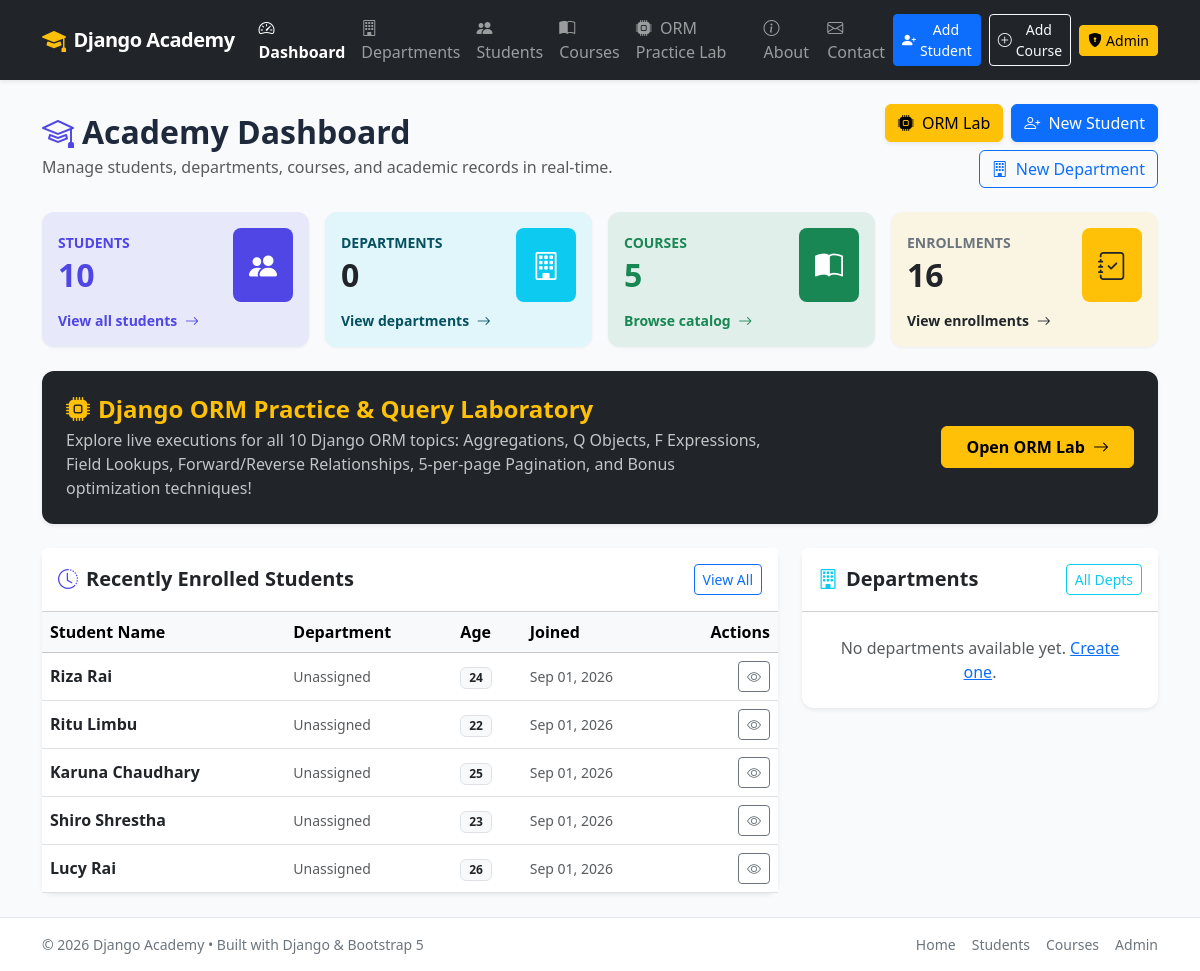
Before: / with the older database file.
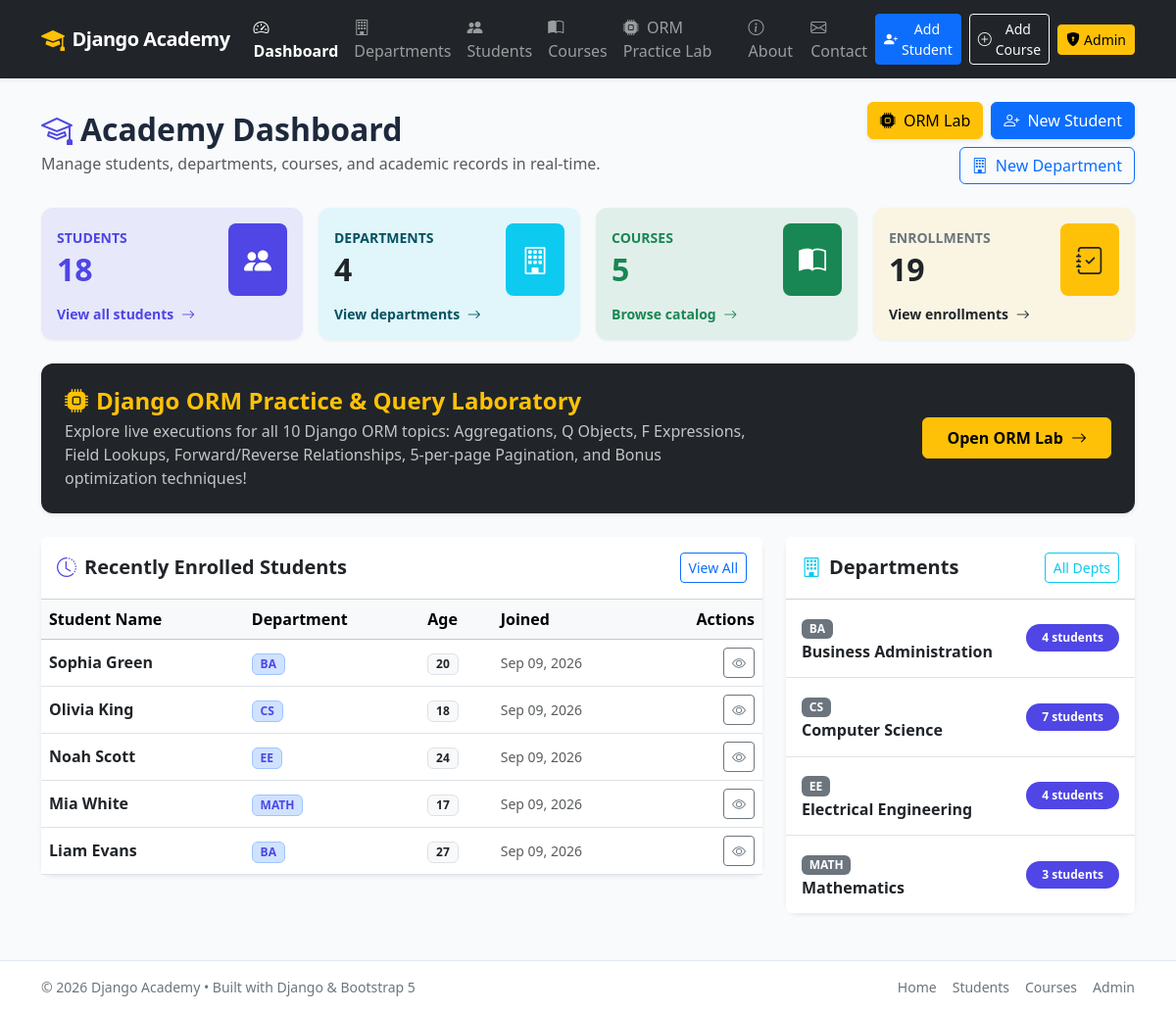
After: the same page with the newer database file.
### students/models.py (models this page shows, shortened)
class Student(models.Model):
    name = models.CharField(max_length=100)
    email = models.EmailField(unique=True)
    age = models.PositiveIntegerField()
    department = models.ForeignKey(
        Department,
        on_delete=models.SET_NULL,
        null=True,
        blank=True,
        related_name="students"
    )
    bio = models.TextField(blank=True)
    joined_date = models.DateTimeField(auto_now_add=True)
    is_deleted = models.BooleanField(
        default=False,
        help_text="Designates whether this student is soft-deleted."
    )
    objects = StudentManager()           # Default manager filters out soft-deleted
    all_objects = models.Manager()       # Returns all students including soft-deleted
    class Meta:
        ordering = ['-joined_date']

class Department(models.Model):
    name = models.CharField(max_length=100, unique=True)
    code = models.CharField(max_length=20, unique=True, help_text="e.g. CS, EE, BBA")
    description = models.TextField(blank=True)
    created_at = models.DateTimeField(default=timezone.now)
    class Meta:
        ordering = ['code', 'name']

### students/views.py (the view)
# urls.py: path('', views.home, name='home'),
def home(request):
    total_students = Student.objects.count()
    total_departments = Department.objects.count()
    total_courses = Course.objects.count()
    total_enrollments = Enrollment.objects.count()
    recent_students = Student.objects.select_related('department').order_by('-joined_date')[:5]
    recent_courses = Course.objects.annotate(active_count=Count('enrollments')).order_by('-created_at')[:4]
    departments = Department.objects.annotate(
        active_count=Count('students', filter=Q(students__is_deleted=False))
    )
    context = {
        'total_students': total_students,
        'total_departments': total_departments,
        'total_courses': total_courses,
        'total_enrollments': total_enrollments,
        'recent_students': recent_students,
        'recent_courses': recent_courses,
        'departments': departments,
        'today': timezone.now(),
    }
    return render(request, 'students/home.html', context)

### students/templates/students/home.html (shortened to what this page needs)
{% extends 'students/base.html' %}
{% block content %}
<div class="row align-items-center mb-4">
    <div class="col-md-7">
        <h1 class="h2 fw-bold mb-1">
            <i class="bi bi-mortarboard text-primary me-2"></i>Academy Dashboard
        </h1>
        <p class="text-muted mb-0">Manage students, departments, courses, and academic records in real-time.</p>
    </div>
    <div class="col-md-5 text-md-end mt-3 mt-md-0 d-flex justify-content-md-end gap-2 flex-wrap">
        <a href="{% url 'orm_lab' %}" class="btn btn-warning shadow-sm">
            <i class="bi bi-cpu-fill me-1"></i> ORM Lab
        </a>
        <a href="{% url 'student_create' %}" class="btn btn-primary shadow-sm">
            <i class="bi bi-person-plus me-1"></i> New Student
        </a>
        <a href="{% url 'department_create' %}" class="btn btn-outline-primary">
            <i class="bi bi-building me-1"></i> New Department
        </a>
    </div>
</div>
<div class="row g-3 mb-4">
    <div class="col-sm-6 col-lg-3">
        <div class="card p-3 border-0 bg-primary bg-opacity-10 text-primary h-100">
            <div class="d-flex justify-content-between align-items-center">
                <div>
                    <h6 class="text-uppercase fw-semibold mb-1 small text-primary">Students</h6>
                    <h2 class="fw-bold mb-0">{{ total_students }}</h2>
                </div>
                <div class="bg-primary text-white p-3 rounded-3">
                    <i class="bi bi-people-fill fs-3"></i>
                </div>
            </div>
            <a href="{% url 'student_list' %}" class="stretched-link mt-2 text-primary fw-semibold small text-decoration-none">
                View all students <i class="bi bi-arrow-right ms-1"></i>
            </a>
        </div>
    </div>
    <div class="col-sm-6 col-lg-3">
        <div class="card p-3 border-0 bg-info bg-opacity-10 text-info-emphasis h-100">
            <div class="d-flex justify-content-between align-items-center">
                <div>
                    <h6 class="text-uppercase fw-semibold mb-1 small text-info-emphasis">Departments</h6>
                    <h2 class="fw-bold mb-0 text-dark">{{ total_departments }}</h2>
                </div>
                <div class="bg-info text-white p-3 rounded-3">
                    <i class="bi bi-building fs-3"></i>
                </div>
            </div>
            <a href="{% url 'department_list' %}" class="stretched-link mt-2 text-info-emphasis fw-semibold small text-decoration-none">
                View departments <i class="bi bi-arrow-right ms-1"></i>
            </a>
        </div>
    </div>
    <div class="col-sm-6 col-lg-3">
        <div class="card p-3 border-0 bg-success bg-opacity-10 text-success h-100">
            <div class="d-flex justify-content-between align-items-center">
                <div>
                    <h6 class="text-uppercase fw-semibold mb-1 small text-success">Courses</h6>
                    <h2 class="fw-bold mb-0">{{ total_courses }}</h2>
                </div>
                <div class="bg-success text-white p-3 rounded-3">
                    <i class="bi bi-book-half fs-3"></i>
                </div>
            </div>
            <a href="{% url 'course_list' %}" class="stretched-link mt-2 text-success fw-semibold small text-decoration-none">
                Browse catalog <i class="bi bi-arrow-right ms-1"></i>
            </a>
        </div>
    </div>
    <div class="col-sm-6 col-lg-3">
        <div class="card p-3 border-0 bg-warning bg-opacity-10 text-dark h-100">
            <div class="d-flex justify-content-between align-items-center">
                <div>
                    <h6 class="text-uppercase fw-semibold mb-1 small text-secondary">Enrollments</h6>
                    <h2 class="fw-bold mb-0">{{ total_enrollments }}</h2>
                </div>
                <div class="bg-warning text-dark p-3 rounded-3">
                    <i class="bi bi-journal-check fs-3"></i>
                </div>
            </div>
            <a href="{% url 'student_list' %}" class="stretched-link mt-2 text-dark fw-semibold small text-decoration-none">
                View enrollments <i class="bi bi-arrow-right ms-1"></i>
            </a>
        </div>
    </div>
</div>
<div class="card border-0 bg-dark text-white p-4 mb-4 shadow-sm">
    <div class="row align-items-center">
        <div class="col-md-8">
            <h4 class="fw-bold mb-1 text-warning">
                <i class="bi bi-cpu-fill me-2"></i>Django ORM Practice &amp; Query Laboratory
            </h4>
            <p class="mb-0 text-light opacity-75">
                Explore live executions for all 10 Django ORM topics: Aggregations, Q Objects, F Expressions, Field Lookups, Forward/Reverse Relationships, 5-per-page Pagination, and Bonus optimization techniques!
            </p>
        </div>
        <div class="col-md-4 text-md-end mt-3 mt-md-0">
            <a href="{% url 'orm_lab' %}" class="btn btn-warning fw-bold px-4 py-2">
                Open ORM Lab <i class="bi bi-arrow-right ms-1"></i>
            </a>
        </div>
    </div>
</div>
<div class="row g-4">
    <div class="col-lg-8">
        <div class="card shadow-sm border-0">
            <div class="card-header bg-white py-3 d-flex justify-content-between align-items-center">
                <h5 class="card-title fw-bold mb-0">
                    <i class="bi bi-clock-history me-2 text-primary"></i>Recently Enrolled Students
                </h5>
                <a href="{% url 'student_list' %}" class="btn btn-sm btn-outline-primary">View All</a>
            </div>
            <div class="table-responsive">
                <table class="table table-hover align-middle mb-0">
                    <thead class="table-light">
                        <tr>
                            <th>Student Name</th>
                            <th>Department</th>
                            <th>Age</th>
                            <th>Joined</th>
                            <th class="text-end">Actions</th>
                        </tr>
                    </thead>
                    <tbody>
                        {% for student in recent_students %}
                        <tr>
                            <td class="fw-semibold">
                                <a href="{% url 'student_detail' student.pk %}" class="text-decoration-none text-dark">
                                    {{ student.name }}
                                </a>
                            </td>
                            <td>
                                {% if student.department %}
                                    <span class="badge bg-primary-subtle text-primary border border-primary-subtle">
                                        {{ student.department.code }}
                                    </span>
                                {% else %}
                                    <span class="text-muted small">Unassigned</span>
                                {% endif %}
                            </td>
                            <td><span class="badge bg-light text-dark border">{{ student.age }}</span></td>
                            <td><small class="text-muted">{{ student.joined_date|date:"M d, Y" }}</small></td>
                            <td class="text-end">
                                <a href="{% url 'student_detail' student.pk %}" class="btn btn-sm btn-outline-secondary" title="View Profile">
                                    <i class="bi bi-eye"></i>
                                </a>
                            </td>
                        </tr>
                        {% endfor %}
                    </tbody>
                </table>
            </div>
        </div>
    </div>
    <div class="col-lg-4">
        <div class="card shadow-sm border-0 mb-4">
            <div class="card-header bg-white py-3 d-flex justify-content-between align-items-center">
                <h5 class="card-title fw-bold mb-0">
                    <i class="bi bi-building me-2 text-info"></i>Departments
                </h5>
                <a href="{% url 'department_list' %}" class="btn btn-sm btn-outline-info">All Depts</a>
            </div>
            <div class="list-group list-group-flush">
                {% for dept in departments %}
                <div class="list-group-item d-flex justify-content-between align-items-center py-3">
                    <div>
                        <span class="badge bg-secondary mb-1">{{ dept.code }}</span>
                        <h6 class="mb-0 fw-semibold">
                            <a href="{% url 'department_detail' dept.pk %}" class="text-decoration-none text-dark">
                                {{ dept.name }}
                            </a>
                        </h6>
                    </div>
                    <span class="badge bg-primary rounded-pill px-3 py-2">
                        {{ dept.active_count }} students
                    </span>
                </div>
                {% empty %}
                <div class="p-4 text-center text-muted">
                    No departments available yet. <a href="{% url 'department_create' %}">Create one</a>.
                </div>
                {% endfor %}
            </div>
        </div>
    </div>
</div>
{% endblock %}

### students/templates/students/base.html (shortened to what this page needs)
{% load static %}
<!DOCTYPE html>
<html lang="en">
<head>
    <link href="https://cdn.jsdelivr.net/npm/bootstrap@5.3.3/dist/css/bootstrap.min.css" rel="stylesheet">
    <link rel="stylesheet" href="https://cdn.jsdelivr.net/npm/bootstrap-icons@1.11.3/font/bootstrap-icons.min.css">
</head>
<body>
    {% include 'students/components/header.html' %}
    <main class="container my-4">
        {% block content %}
        {% endblock %}
    </main>
    {% include 'students/components/footer.html' %}
</body>
</html>

### students/templates/students/components/header.html (shortened to what this page needs)
<nav class="navbar navbar-expand-lg navbar-dark bg-dark sticky-top shadow-sm">
    <div class="container">
        <a class="navbar-brand d-flex align-items-center gap-2" href="{% url 'home' %}">
            <i class="bi bi-mortarboard-fill text-warning fs-4"></i>
            <span>Django Academy</span>
        </a>
        <div class="collapse navbar-collapse" id="navbarMain">
            <ul class="navbar-nav me-auto mb-2 mb-lg-0">
                <li class="nav-item">
                    <a class="nav-link {% if request.resolver_match.url_name == 'home' %}active fw-semibold{% endif %}" href="{% url 'home' %}">
                        <i class="bi bi-speedometer2 me-1"></i> Dashboard
                    </a>
                </li>
                <li class="nav-item">
                    <a class="nav-link {% if 'department' in request.resolver_match.url_name %}active fw-semibold{% endif %}" href="{% url 'department_list' %}">
                        <i class="bi bi-building me-1"></i> Departments
                    </a>
                </li>
                <li class="nav-item">
                    <a class="nav-link {% if 'student' in request.resolver_match.url_name %}active fw-semibold{% endif %}" href="{% url 'student_list' %}">
                        <i class="bi bi-people-fill me-1"></i> Students
                    </a>
                </li>
                <li class="nav-item">
                    <a class="nav-link {% if 'course' in request.resolver_match.url_name %}active fw-semibold{% endif %}" href="{% url 'course_list' %}">
                        <i class="bi bi-book-half me-1"></i> Courses
                    </a>
                </li>
                <li class="nav-item">
                    <a class="nav-link {% if request.resolver_match.url_name == 'orm_lab' %}active fw-semibold text-warning{% endif %}" href="{% url 'orm_lab' %}">
                        <i class="bi bi-cpu-fill me-1"></i> ORM Practice Lab
                    </a>
                </li>
                <li class="nav-item">
                    <a class="nav-link {% if request.resolver_match.url_name == 'about' %}active fw-semibold{% endif %}" href="{% url 'about' %}">
                        <i class="bi bi-info-circle me-1"></i> About
                    </a>
                </li>
                <li class="nav-item">
                    <a class="nav-link {% if request.resolver_match.url_name == 'contact' %}active fw-semibold{% endif %}" href="{% url 'contact' %}">
                        <i class="bi bi-envelope me-1"></i> Contact
                    </a>
                </li>
            </ul>
            <div class="d-flex align-items-center gap-2">
                <a href="{% url 'student_create' %}" class="btn btn-primary btn-sm d-flex align-items-center gap-1 shadow-sm">
                    <i class="bi bi-person-plus-fill"></i>
                    <span>Add Student</span>
                </a>
                <a href="{% url 'course_create' %}" class="btn btn-outline-light btn-sm d-flex align-items-center gap-1">
                    <i class="bi bi-plus-circle"></i>
                    <span>Add Course</span>
                </a>
                <a href="/admin/" target="_blank" class="btn btn-warning btn-sm d-flex align-items-center gap-1" title="Django Admin Panel">
                    <i class="bi bi-shield-lock-fill"></i>
                    <span>Admin</span>
                </a>
            </div>
        </div>
    </div>
</nav>

### students/templates/students/components/footer.html
<footer class="footer py-3 text-muted">
    <div class="container d-flex flex-wrap justify-content-between align-items-center">
        <div class="col-md-6 d-flex align-items-center">
            <span class="text-secondary small">&copy; 2026 Django Academy &bull; Built with Django &amp; Bootstrap 5</span>
        </div>
        <ul class="nav col-md-6 justify-content-end list-unstyled d-flex gap-3 small">
            <li><a href="{% url 'home' %}" class="text-secondary text-decoration-none">Home</a></li>
            <li><a href="{% url 'student_list' %}" class="text-secondary text-decoration-none">Students</a></li>
            <li><a href="{% url 'course_list' %}" class="text-secondary text-decoration-none">Courses</a></li>
            <li><a href="/admin/" class="text-secondary text-decoration-none">Admin</a></li>
        </ul>
    </div>
</footer>

Changed rows visible on the page:
removed Student: name "Riza Rai", shows "Unassigned", age "24", joined_date "Sep 01, 2026"
removed Student: name "Ritu Limbu", shows "Unassigned", age "22", joined_date "Sep 01, 2026"
removed Student: name "Karuna Chaudhary", shows "Unassigned", age "25", joined_date "Sep 01, 2026"
removed Student: name "Shiro Shrestha", shows "Unassigned", age "23", joined_date "Sep 01, 2026"
removed Student: name "Lucy Rai", shows "Unassigned", age "26", joined_date "Sep 01, 2026"
added Student: name "Sophia Green", department.code "BA", age "20", joined_date "Sep 09, 2026"
added Student: name "Olivia King", department.code "CS", age "18", joined_date "Sep 09, 2026"
added Student: name "Noah Scott", department.code "EE", age "24", joined_date "Sep 09, 2026"
added Student: name "Mia White", department.code "MATH", age "17", joined_date "Sep 09, 2026"
added Student: name "Liam Evans", department.code "BA", age "27", joined_date "Sep 09, 2026"
added Department: code "BA", name "Business Administration", active_count "4"
added Department: code "CS", name "Computer Science", active_count "7"
added Department: code "EE", name "Electrical Engineering", active_count "4"
added Department: code "MATH", name "Mathematics", active_count "3"
Other visible differences:
{{ total_students }}: "10" → "18"
{{ total_departments }}: "0" → "4"
{{ total_enrollments }}: "16" → "19"
text no longer shown: "No departments available yet. Create one ."
